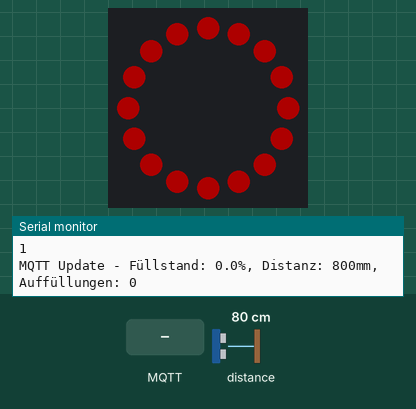
Simulated run of this program. Board: ESP32-C6. Parts: 16 RGB LEDs in a ring, first at the top, clockwise, the last lines printed to the serial monitor. Inputs (shaded band) come from the test bench; at power-on: distance to the obstacle 80 cm. Dim RGB values are drawn brighter than linear; WiFi joins after 1.5 s; servers stay silent unless stated; EEPROM starts erased; no MQTT or app messages arrive unless stated.

Above: at 3.4 s.
3.5 s: distance to the obstacle set to 2 cm
At 4.5 s:
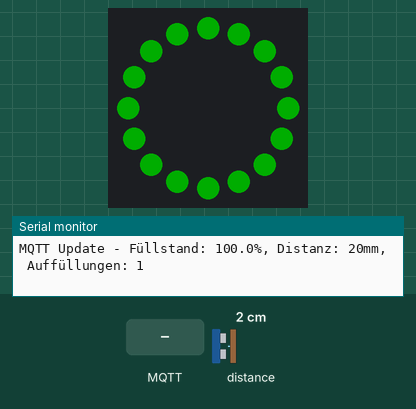
5.7 s: distance to the obstacle set to 18 cm
At 6.2 s:
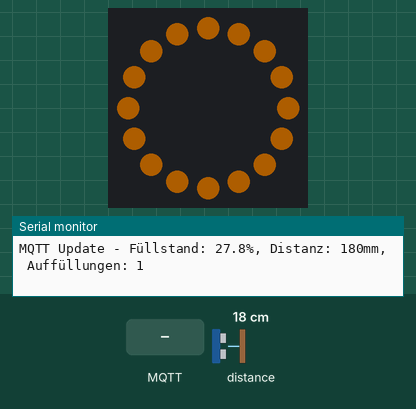
7.3 s: MQTT message "0" arrives on the second subscribed topic
8.9 s: distance to the obstacle set to 7 cm
At 9.5 s:
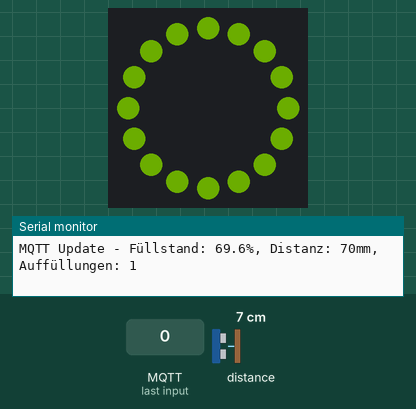
10.4 s: MQTT message "5" arrives on the second subscribed topic
12.0 s: MQTT message "90" arrives on the second subscribed topic
At 13.1 s:
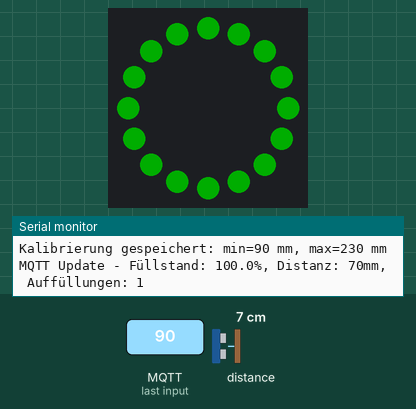
Timing chart, 0 to 14.6 s (numbered marks = the images above; inputs shaded):
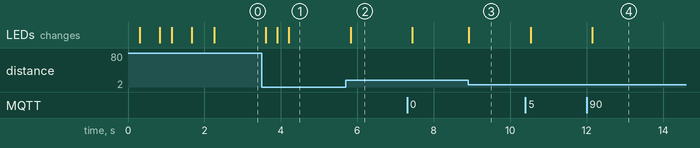

Measured:
- after the input at 3.5 s, the LEDs: first change after 0.11 s (image 1 shows a later state)
- after the input at 5.7 s, the LEDs: change after 0.12 s (image 2)
- after the input at 8.9 s, the LEDs: change at once (image 3)
- after the input at 12.0 s, the LEDs: change after 0.15 s (image 4)

The program:

main.cpp
```cpp
#include <Adafruit_NeoPixel.h>
#include <Wire.h>
#include <VL53L0X.h>
#include <WiFi.h>
#include <ESPmDNS.h>
#include <WiFiUdp.h>
#include <ArduinoOTA.h>
#include <PubSubClient.h>
#include <ArduinoJson.h>
#include <Credentials.h>
#include <Preferences.h>
#include <MQTT_ha.h>
#include <WebServer.h>

// WiFi Einstellungen
const char* hostname = "rocket";

const char* firmware = "0.9.8"; // Firmware version

// MQTT Einstellungen
const char* mqtt_server = "192.168.179.21"; //"iobroker.fritz.box";
const int mqtt_port = 1883;

const char* mqtt_topic_watersum = "rocket/wasserstand";
const char* mqtt_topic_water = "rocket/wasserstand/fuellstand";
const char* mqtt_topic_distance = "rocket/wasserstand/distanz";
const char* mqtt_topic_status = "rocket/wasserstand/status";
const char* mqtt_topic_refills = "rocket/wasserstand/auffuellungen";
const char* mqtt_topic_command = "rocket/wasserstand/command";  // Eingehende Befehle
const char* mqtt_topic_firmware = "rocket/wasserstand/firmware";  // aktuelle Firmware Version
const char* mqtt_topic_min_mm = "rocket/wasserstand/min_mm";
const char* mqtt_topic_max_mm = "rocket/wasserstand/max_mm";
const char* mqtt_topic_set_min_mm = "rocket/wasserstand/set/min_mm";
const char* mqtt_topic_set_max_mm = "rocket/wasserstand/set/max_mm";

// Einstellungen
Preferences preferences;
const char* prefFile = "rocket";
const char* prefValueRefills = "refills";
const char* prefValueMinMm = "min_mm";
const char* prefValueMaxMm = "max_mm";

// Schwellwerte
const float WATER_LEVEL_THRESHOLD = 10.0;     // Mindeständerung für MQTT Update in %
const float REFILL_THRESHOLD = 30.0;         // Mindestanstieg für Auffüllerkennung in %
const int REFILL_TIME_WINDOW = 10000;        // Zeitfenster für Auffüllerkennung in ms

// Konfiguration für LED Ring
#define NUM_LEDS 16
#define LED_PIN 1
#define COLOR_ORDER GRB
#define LED_TYPE WS2812B
#define BRIGHTNESS 128
// Declare our NeoPixel strip object:
Adafruit_NeoPixel strip(NUM_LEDS, LED_PIN, NEO_GRB + NEO_KHZ800);

// Definition der Wasserstands-Grenzen in mm
#define WATER_FULL_DEFAULT 50
#define WATER_EMPTY_DEFAULT 230
#define WATER_CALIBRATION_MAX_MM 2000
#define SENSOR_OFFSET 0 //-35 // Offset in mm

VL53L0X sensor;
WiFiClient espClient;
PubSubClient mqtt(espClient);

// Webserver für Konfiguration
WebServer server(80);

// Globale Variablen für den letzten gemessenen Wasserstand
float lastPublishedWaterLevel = -1;
float lastWaterLevel = -1;
unsigned long lastMqttReconnectAttempt = 0;
unsigned long lastWaterLevelCheck = 0;
const unsigned long MQTT_RECONNECT_INTERVAL = 5000; // 5 Sekunden zwischen Reconnect-Versuchen

// Zähler für Auffüllvorgänge
uint32_t refillCount = 0;
bool isRefilling = false;
uint16_t waterMinMm = WATER_FULL_DEFAULT;
uint16_t waterMaxMm = WATER_EMPTY_DEFAULT;

// JSON Buffer für MQTT Nachrichten
JsonDocument jsonDoc;

// HTML für die Konfigurationsseite
const char INDEX_HTML[] PROGMEM = R"=====(
<!DOCTYPE HTML>
<html>
<head>
    <meta name="viewport" content="width=device-width, initial-scale=1">
    <title>Rocket WLAN Konfiguration</title>
    <style>
        body { font-family: Arial, sans-serif; max-width: 500px; margin: 0 auto; padding: 20px; }
        h1 { color: #333; text-align: center; }
        .form-group { margin-bottom: 15px; }
        label { display: block; margin-bottom: 5px; font-weight: bold; }
        input[type="text"], input[type="password"] { width: 100%; padding: 8px; box-sizing: border-box; border: 1px solid #ddd; border-radius: 4px; }
        button { background-color: #4CAF50; color: white; padding: 10px 15px; border: none; border-radius: 4px; cursor: pointer; width: 100%; }
        button:hover { background-color: #45a049; }
        .status { padding: 10px; margin: 10px 0; border-radius: 4px; }
        .success { background-color: #dff0d8; color: #3c763d; }
        .error { background-color: #f2dede; color: #a94442; }
        .info { background-color: #d9edf7; color: #31708f; }
    </style>
</head>
<body>
    <h1>Rocket WLAN Konfiguration</h1>
    <div class="status info">
        Verbinden Sie sich mit dem WLAN "Rocket-Config" um diese Seite zu erreichen.<br>
        Aktuelle IP: %s
    </div>
    <form action="/save" method="POST">
        <div class="form-group">
            <label for="ssid">WLAN SSID:</label>
            <input type="text" id="ssid" name="ssid" required>
        </div>
        <div class="form-group">
            <label for="password">WLAN Passwort:</label>
            <input type="password" id="password" name="password">
        </div>
        <button type="submit">Speichern und neu starten</button>
    </form>
    <div id="message" class="status" style="display: none;"></div>
    <script>
        // Zeige Statusmeldung wenn vorhanden
        const urlParams = new URLSearchParams(window.location.search);
        const message = urlParams.get('message');
        const status = urlParams.get('status');
        if (message) {
            document.getElementById('message').style.display = 'block';
            document.getElementById('message').innerHTML = message;
            document.getElementById('message').className = 'status ' + status;
        }
    </script>
</body>
</html>
)=====";

void updateLEDRing(float waterLevel);
void colorProgress(uint32_t color, int progress, int total);
void blink(uint32_t color, int wait);
void colorWipe(uint32_t color, int wait);
void colorFill(uint32_t color);
void publishRefillCount();
void publishJSONDoc();
bool setupMDNS();
void loadCalibration();
void publishCalibration();
void updateCalibration(uint16_t minMm, uint16_t maxMm);
bool parseCalibrationValue(const String& value, uint16_t& result);

// MQTT Callback für eingehende Nachrichten
void mqttCallback(char* topic, byte* payload, unsigned int length) {
  // Payload in String umwandeln
  char message[length + 1];
  memcpy(message, payload, length);
  message[length] = '\0';

  String command = String(message);

  if (String(topic) == mqtt_topic_command) {
    if (command == "reset_refill_counter") {
      refillCount = 0;
      publishRefillCount();
      mqtt.publish(mqtt_topic_command, " ", true); // Command zurücksetzen nach der Verarbeitung
      Serial.println("Auffüllzähler zurückgesetzt");
    }
  } else if (String(topic) == mqtt_topic_set_min_mm) {
    uint16_t minMm = 0;
    if (parseCalibrationValue(command, minMm)) {
      updateCalibration(minMm, waterMaxMm);
    }
  } else if (String(topic) == mqtt_topic_set_max_mm) {
    uint16_t maxMm = 0;
    if (parseCalibrationValue(command, maxMm)) {
      updateCalibration(waterMinMm, maxMm);
    }
  }
}

void publishJSONDoc() {
    // JSON Objekt für strukturierte Daten
    char jsonBuffer[200];
    serializeJson(jsonDoc, jsonBuffer);
    mqtt.publish(mqtt_topic_watersum, jsonBuffer, true);
}

void publishRefillCount() {
  char refillStr[10];
  itoa(refillCount, refillStr, 10);
  mqtt.publish(mqtt_topic_refills, refillStr, true);
  jsonDoc["auffuellungen"] = refillCount;
  publishJSONDoc();
  preferences.begin(prefFile, false);
  preferences.putUInt(prefValueRefills, refillCount);
  preferences.end();
}

void loadCalibration() {
  preferences.begin(prefFile, true);
  waterMinMm = preferences.getUShort(prefValueMinMm, WATER_FULL_DEFAULT);
  waterMaxMm = preferences.getUShort(prefValueMaxMm, WATER_EMPTY_DEFAULT);
  preferences.end();

  if (waterMinMm >= waterMaxMm) {
    waterMinMm = WATER_FULL_DEFAULT;
    waterMaxMm = WATER_EMPTY_DEFAULT;
  }
}

void publishCalibration() {
  if (!mqtt.connected()) {
    return;
  }

  char minMmStr[8];
  char maxMmStr[8];
  itoa(waterMinMm, minMmStr, 10);
  itoa(waterMaxMm, maxMmStr, 10);

  mqtt.publish(mqtt_topic_min_mm, minMmStr, true);
  mqtt.publish(mqtt_topic_max_mm, maxMmStr, true);
  jsonDoc["min_mm"] = waterMinMm;
  jsonDoc["max_mm"] = waterMaxMm;
  publishJSONDoc();
}

void updateCalibration(uint16_t minMm, uint16_t maxMm) {
  if (minMm >= maxMm) {
    Serial.printf("Ungültige Kalibrierung ignoriert: min=%u max=%u\n", minMm, maxMm);
    publishCalibration();
    return;
  }

  waterMinMm = minMm;
  waterMaxMm = maxMm;

  preferences.begin(prefFile, false);
  preferences.putUShort(prefValueMinMm, waterMinMm);
  preferences.putUShort(prefValueMaxMm, waterMaxMm);
  preferences.end();

  lastPublishedWaterLevel = -1;
  Serial.printf("Kalibrierung gespeichert: min=%u mm, max=%u mm\n", waterMinMm, waterMaxMm);
  publishCalibration();
}

bool parseCalibrationValue(const String& value, uint16_t& result) {
  String normalizedValue = value;
  normalizedValue.trim();

  if (normalizedValue.length() == 0) {
    return false;
  }

  for (uint16_t i = 0; i < normalizedValue.length(); i++) {
    if (!isDigit(normalizedValue[i])) {
      return false;
    }
  }

  const long parsedValue = normalizedValue.toInt();
  if (parsedValue < 0 || parsedValue > WATER_CALIBRATION_MAX_MM) {
    return false;
  }

  result = parsedValue;
  return true;
}

// Webserver Handler
void handleRoot() {
  char html[sizeof(INDEX_HTML) + 50];
  sprintf(html, INDEX_HTML, WiFi.softAPIP().toString().c_str());
  server.send(200, "text/html", html);
}

void handleSave() {
  if (server.hasArg("ssid") && server.hasArg("password")) {
    String ssid = server.arg("ssid");
    String password = server.arg("password");

    // Speichere die Anmeldeinformationen in den Preferences
    preferences.begin(prefFile, false);
    preferences.putString("wifi_ssid", ssid);
    preferences.putString("wifi_password", password);
    preferences.end();

    // Sende Erfolgmeldung
    String redirectUrl = "/?message=Einstellungen+gespeichert.+Das+Ger%C3%A4t+startet+neu...&status=success";
    server.sendHeader("Location", redirectUrl);
    server.send(303);

    delay(1000);
    ESP.restart();
  } else {
    server.send(400, "text/plain", "Fehler: SSID und Passwort erforderlich");
  }
}

void handleNotFound() {
  String message = "Datei nicht gefunden\n\n";
  message += "URI: ";
  message += server.uri();
  message += "\nMethod: ";
  message += (server.method() == HTTP_GET) ? "GET" : "POST";
  message += "\nArguments: ";
  message += server.args();
  message += "\n";
  for (uint8_t i = 0; i < server.args(); i++) {
    message += " " + server.argName(i) + ": " + server.arg(i) + "\n";
  }
  server.send(404, "text/plain", message);
}

void setupWebServer() {
  server.on("/", handleRoot);
  server.on("/save", HTTP_POST, handleSave);
  server.onNotFound(handleNotFound);
  server.begin();
  Serial.println("HTTP-Server gestartet");
}

bool connectMQTT() {
  if (mqtt.connected()) {
    return true;
  }

  Serial.print("Verbinde mit MQTT Broker...");

  // Client ID generieren
  String clientId = "ROCKET-ESP32";

  // Verbindungsversuch mit Credentials
  bool connected = false;
  if (MQTT_user[0] != '\0' && MQTT_password[0] != '\0') {
    connected = mqtt.connect(clientId.c_str(), MQTT_user, MQTT_password,
                           mqtt_topic_status, 1, true, "offline");
  } else {
    connected = mqtt.connect(clientId.c_str(), mqtt_topic_status, 1, true, "offline");
  }

  if (connected) {
    Serial.println("verbunden");
    // Online Status publizieren
    mqtt.publish(mqtt_topic_status, "online", true);
    mqtt.publish(mqtt_topic_firmware, firmware, true);
    jsonDoc["firmware"] = firmware;
    mqtt.subscribe(mqtt_topic_command);
    mqtt.subscribe(mqtt_topic_set_min_mm);
    mqtt.subscribe(mqtt_topic_set_max_mm);

    // Setting Homeassistant sensor config
    Serial.println("--> HA Config");
    mqtt.setBufferSize(1200);
    Serial.println(mqtt.publish(mqtt_topic_ha_auffuellungen.c_str(), mqtt_ha_config_auffuellungen, true));
    Serial.println(mqtt.publish(mqtt_topic_ha_distanz.c_str(), mqtt_ha_config_distanz, true));
    Serial.println(mqtt.publish(mqtt_topic_ha_fuellstand.c_str(), mqtt_ha_config_fuellstand, true));
    Serial.println(mqtt.publish(mqtt_topic_ha_command.c_str(), mqtt_ha_config_command, true));
    Serial.println(mqtt.publish(mqtt_topic_ha_firmware.c_str(), mqtt_ha_config_firmware, true));
    Serial.println(mqtt.publish(mqtt_topic_ha_min_mm.c_str(), mqtt_ha_config_min_mm, true));
    Serial.println(mqtt.publish(mqtt_topic_ha_max_mm.c_str(), mqtt_ha_config_max_mm, true));

    // Gespeicherte Werte lesen, bspw. nach Neustart
    if (refillCount == 0)
    {
      preferences.begin(prefFile, false);
      refillCount = preferences.getUInt(prefValueRefills, 0);
      preferences.end();
    }

    publishRefillCount(); // Aktuellen Zählerstand senden
    publishCalibration();
    return true;
  } else {
    Serial.print("fehlgeschlagen, rc=");
    Serial.println(mqtt.state());
    return false;
  }
}

void checkForRefill(float currentWaterLevel) {
  unsigned long now = millis();

  // Erste Messung
  if (lastWaterLevel < 0) {
    lastWaterLevel = currentWaterLevel;
    lastWaterLevelCheck = now;
    return;
  }

  // Prüfen ob signifikanter Anstieg im Zeitfenster
  if (now - lastWaterLevelCheck <= REFILL_TIME_WINDOW) {
    float waterLevelChange = currentWaterLevel - lastWaterLevel;

    // Wenn Wasserstand deutlich gestiegen ist und wir noch nicht im Auffüllmodus sind
    if (waterLevelChange >= REFILL_THRESHOLD && !isRefilling) {
      isRefilling = true;
      refillCount++;
      publishRefillCount();

      // Visuelle Bestätigung auf LED Ring
      for(int i = 0; i < 3; i++) {
        blink(strip.Color(0,0,255), 100);
        }
    }
  } else {
    // Zeitfenster abgelaufen, Reset für neue Erkennung
    isRefilling = false;
    lastWaterLevel = currentWaterLevel;
    lastWaterLevelCheck = now;
  }
}

void publishWaterLevel(float waterLevel, int distance) {
  if (!mqtt.connected()) {
    return;
  }

  // Nur publizieren wenn die Änderung größer als der Schwellwert ist
  if (abs(waterLevel - lastPublishedWaterLevel) >= WATER_LEVEL_THRESHOLD ||
      lastPublishedWaterLevel < 0) {

    // Einzelne Werte für einfache Verarbeitung
    char waterLevelStr[10];
    dtostrf(waterLevel, 1, 1, waterLevelStr);
    mqtt.publish(mqtt_topic_water, waterLevelStr, true);

    char distanceStr[10];
    itoa(distance, distanceStr, 10);
    mqtt.publish(mqtt_topic_distance, distanceStr, true);

    lastPublishedWaterLevel = waterLevel;

    Serial.print("MQTT Update - Füllstand: ");
    Serial.print(waterLevelStr);
    Serial.print("%, Distanz: ");
    Serial.print(distanceStr);
    Serial.print("mm, Auffüllungen: ");
    Serial.println(refillCount);

    jsonDoc["fuellstand"] = waterLevel;
    jsonDoc["distanz"] = distance;
    publishJSONDoc();
  }
}

void setupMQTT() {
  mqtt.setServer(mqtt_server, mqtt_port);
  mqtt.setCallback(mqttCallback);
  connectMQTT();
}

// LED Statusanzeige für OTA
void showOTAProgress(unsigned int progress, unsigned int total) {
  colorProgress(strip.Color(0,0,255), progress, total);
}

void setupOTA() {
  ArduinoOTA.setHostname(hostname);

  ArduinoOTA
    .onStart([]() {
      colorFill(strip.Color(158, 37, 190));
    })
    .onProgress([](unsigned int progress, unsigned int total) {
      showOTAProgress(progress, total);
    })
    .onEnd([]() {
      colorFill(strip.Color(0,255,0));
      delay(500);
    })
    .onError([](ota_error_t error) {
      colorFill(strip.Color(255,0,0));
    });

  ArduinoOTA.begin();
}

bool setupMDNS() {
  if (!MDNS.begin(hostname)) {
    Serial.println("mDNS Start fehlgeschlagen");
    return false;
  }

  MDNS.setInstanceName(hostname);
  MDNS.addService("http", "tcp", 80);
  MDNS.addServiceTxt("http", "tcp", "fw", firmware);
  MDNS.addServiceTxt("http", "tcp", "device", "waterlevel");

  // Arduino OTA Service (Port 3232)
  MDNS.addService("arduino", "tcp", 3232);
  MDNS.addServiceTxt("arduino", "tcp", "fw", firmware);

  Serial.println("mDNS gestartet: " + String(hostname) + ".local");
  return true;
}

void setupWiFi() {
  // Versuche, gespeicherte Anmeldeinformationen zu laden
  preferences.begin(prefFile, true); // Read-only Modus
  String savedSsid = preferences.getString("wifi_ssid", "");
  String savedPassword = preferences.getString("wifi_password", "");
  preferences.end();

  const char* ssidToUse = savedSsid.length() > 0 ? savedSsid.c_str() : WIFI_ssid;
  const char* passwordToUse = savedPassword.length() > 0 ? savedPassword.c_str() : WIFI_password;

  WiFi.mode(WIFI_STA);
  WiFi.hostname(hostname);
  WiFi.begin(ssidToUse, passwordToUse);

  // Versuche, eine Verbindung zum konfigurierten WLAN herzustellen
  int attempt = 0;
  const int maxAttempts = 10;

  while (WiFi.status() != WL_CONNECTED && attempt < maxAttempts) {
    colorFill(strip.Color(0,0,0));
    colorWipe(strip.Color(255, 255, 0), 20);
    attempt++;
    delay(500);
  }

  if (WiFi.status() == WL_CONNECTED) {
    // Erfolgreich mit dem WLAN verbunden
    colorFill(strip.Color(0, 255, 0));
    delay(500);
    Serial.println("Verbunden mit WLAN: " + String(ssidToUse));
    Serial.println("IP-Adresse: " + WiFi.localIP().toString());
  } else {
    // Verbindung fehlgeschlagen, starte Access Point als Fallback
    Serial.println("Verbindung zu WLAN fehlgeschlagen, starte Access Point...");
    WiFi.mode(WIFI_AP);
    WiFi.softAP("Rocket-Config", "rocket123");

    // LED-Anzeige für Access Point Modus
    colorFill(strip.Color(0, 0, 255));
    delay(500);
    colorFill(strip.Color(0, 0, 0));
    delay(500);
    colorFill(strip.Color(0, 0, 255));

    // Starte den Webserver für die Konfiguration
    setupWebServer();

    Serial.println("Access Point gestartet");
    Serial.println("SSID: Rocket-Config");
    Serial.println("Passwort: rocket123");
    Serial.println("IP-Adresse: " + WiFi.softAPIP().toString());
    Serial.println("Öffnen Sie einen Browser und gehen Sie zu: http://" + WiFi.softAPIP().toString());
  }
}

void setup() {
  Serial.begin(115200);
  Wire.begin();

  // LED Ring initialisieren
  strip.begin();           // INITIALIZE NeoPixel strip object (REQUIRED)
  strip.show();            // Turn OFF all pixels ASAP
  strip.setBrightness(50); // Set BRIGHTNESS to about 1/5 (max = 255)

  // WiFi Setup
  setupWiFi();
  loadCalibration();

  // ToF Sensor initialisieren
  sensor.init();
  sensor.setTimeout(500);
  sensor.startContinuous(1000);

  // OTA und MQTT nur starten, wenn wir mit einem WLAN verbunden sind
  if (WiFi.status() == WL_CONNECTED) {
    setupMDNS();
    setupOTA();
    setupMQTT();
  }
}

void loop() {
  // OTA Update Handler (nur wenn mit WLAN verbunden)
  if (WiFi.status() == WL_CONNECTED) {
    ArduinoOTA.handle();

    // MQTT Verbindung prüfen und ggf. wiederherstellen
    if (!mqtt.connected()) {
      unsigned long now = millis();
      if (now - lastMqttReconnectAttempt > MQTT_RECONNECT_INTERVAL) {
        lastMqttReconnectAttempt = now;
        if (connectMQTT()) {
          lastMqttReconnectAttempt = 0;
        }
      }
    }
    mqtt.loop();
  } else {
    // Webserver bedienen, wenn wir im Access Point Modus sind
    server.handleClient();
  }

  // Wasserhöhe messen
  uint16_t distance = sensor.readRangeContinuousMillimeters();
  distance = distance + SENSOR_OFFSET;

  if (sensor.timeoutOccurred()) {
    Serial.println("Sensor timeout!");
    return;
  }

  // Wasserhöhe in Prozent umrechnen
  float constrainedDistance = constrain(distance, waterMinMm, waterMaxMm);
  float waterLevel = 100.0f - ((constrainedDistance - waterMinMm) * 100.0f /
                              (waterMaxMm - waterMinMm));

  // Prüfen ob gerade aufgefüllt wird
  checkForRefill(waterLevel);

  // MQTT Update (nur wenn mit WLAN verbunden)
  if (WiFi.status() == WL_CONNECTED) {
    publishWaterLevel(waterLevel, distance);
  }

  // LED Ring aktualisieren
  updateLEDRing(waterLevel);

  delay(100);
}

void updateLEDRing(float waterLevel) {
  //waterLevel = 90.0;
  uint8_t green = 255;
  long red = map(waterLevel, 0, 100, 0, 510);

  // bei 100% = 510; red=0, green=255
  // 50% = 255; red=255, green=255
  // 0% = 0; red=255, green=0
  if (red > 255)
    {
      green = 255;
      red = 510-red;
    }
  else
  {
      green = red;
      red = 255;
  }
  for(int i = 0; i < NUM_LEDS; i++) {
      strip.setPixelColor(i, strip.Color(red, green, 0));
  }
  strip.show();
}

// LED Helper functions
void colorProgress(uint32_t color, int progress, int total) {
  int progressLeds = map(progress, 0, total, 0, NUM_LEDS);
  for(int i = 0; i < NUM_LEDS; i++) {
    if(i < progressLeds) {
      strip.setPixelColor(i, color);
    } else {
      strip.setPixelColor(i, strip.Color(0,0,0));
    }
  }
  strip.show();
}

void blink(uint32_t color, int wait) {
  colorFill(color);
  delay(wait);                           //  Pause for a moment
  colorFill(strip.Color(0,0,0));
  delay(wait);                           //  Pause for a moment
}

void colorWipe(uint32_t color, int wait) {
  for(int i=0; i<strip.numPixels(); i++) { // For each pixel in strip...
    strip.setPixelColor(i, color);         //  Set pixel's color (in RAM)
    strip.show();                          //  Update strip to match
    delay(wait);                           //  Pause for a moment
  }
}

void colorFill(uint32_t color) {
  for(int i=0; i<strip.numPixels(); i++) { // For each pixel in strip...
    strip.setPixelColor(i, color);         //  Set pixel's color (in RAM)
  }
  strip.show();                          //  Update strip to match
}
```

Source omitted: Credentials.example.h (237 bytes), MQTT_ha.h (6043 bytes)
